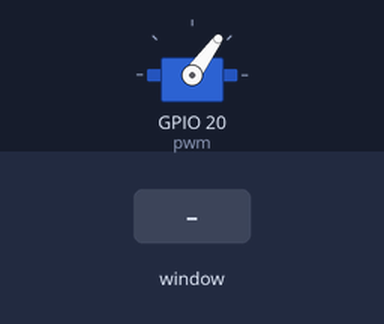
This program was run on a simulated Raspberry Pi (BCM pin numbers). On the bench: servo. The test bench sets the inputs (shaded band). The desktop window is not drawn, its controls go by their first labels and the mouse button is held 0.15 s; servo angles are drawn from the pulse width (0.5 ms = 0°, 2.5 ms = 180°).

Above: at 1.2 s.
1.3 s: slider 1 in the window set to 90
At 2.5 s:
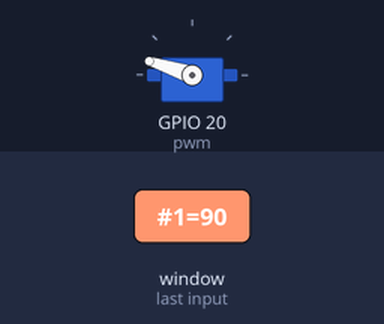
2.8 s: slider 1 in the window set to 0
At 3.9 s:
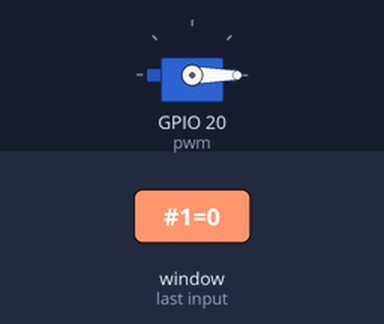
4.3 s: slider 1 in the window set to 45
At 5.0 s:
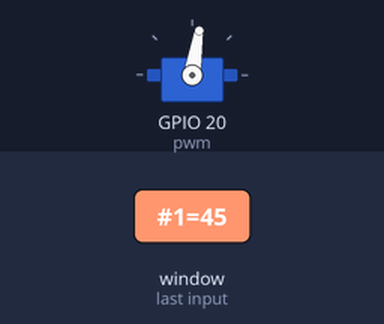
Timing chart, 0 to 7.3 s (numbered marks = the images above; inputs shaded):
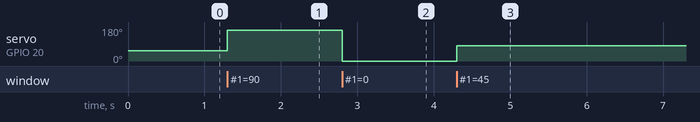

Measured:
- after the input at 1.3 s, servo on GPIO 20 (pwm): 54° → 162° at once
- after the input at 2.8 s, servo on GPIO 20 (pwm): 162° → 0° at once
- after the input at 4.3 s, servo on GPIO 20 (pwm): 0° → 81° at once

The program:

PUD.py
```python
from tkinter import *
import RPi.GPIO as GPIO
import time

GPIO.setmode(GPIO.BCM)
GPIO.setwarnings(False)
GPIO.setup(20, GPIO.OUT)
pwm = GPIO.PWM(20, 50)
pwm.start(5.5)

class App:

    def __init__(self, master):
        frame = Frame(master)
        frame.pack()
        scale = Scale(frame, from_=0, to=180,
              orient=VERTICAL, command=self.update)
        scale.grid(row=2)

    def update(self, angle):
        duty = float(angle) / 10.0 + 2.5
        pwm.ChangeDutyCycle(duty)

root = Tk()
root.wm_title('Servo Control')
app = App(root)
root.geometry("200x200+0+0")
root.mainloop()
```
